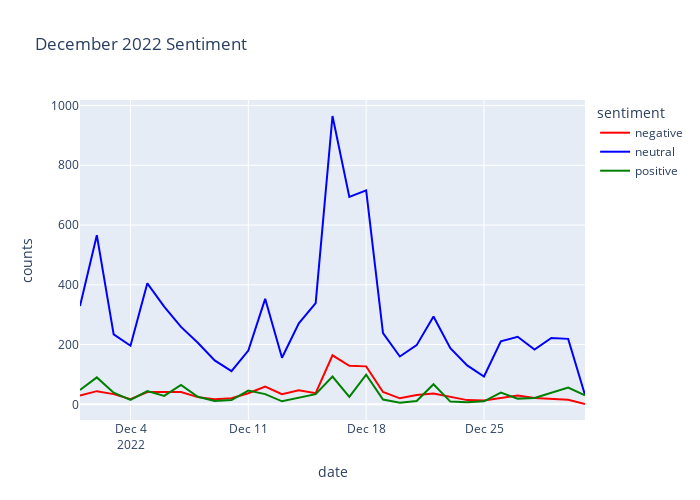

Notebook code cell kept with this figure:
### Code cell
#time series of sentiment

df_sentiment = df.groupby(['date','sentiment']).size().reset_index(name='counts')

#time series of sentiment
fig = px.line(df_sentiment, x="date", y="counts", color='sentiment', title='December 2022 Sentiment', width=700, height=500, color_discrete_map={'negative': 'red', 'positive': 'green', 'neutral': 'blue'})

fig.show()

### Figure 1 — Plotly figure (JSON) as saved in the notebook; plotly's stock layout.template omitted (floating-point values rounded to 4 significant figures)
{"data": [{"hovertemplate": "sentiment=negative<br>date=%{x}<br>counts=%{y}<extra></extra>", "legendgroup": "negative", "line": {"color": "red", "dash": "solid"}, "marker": {"symbol": "circle"}, "mode": "lines", "name": "negative", "orientation": "v", "showlegend": true, "type": "scatter", "x": ["2022-12-01T00:00:00", "2022-12-02T00:00:00", "2022-12-03T00:00:00", "2022-12-04T00:00:00", "2022-12-05T00:00:00", "2022-12-06T00:00:00", "2022-12-07T00:00:00", "2022-12-08T00:00:00", "2022-12-09T00:00:00", "2022-12-10T00:00:00", "2022-12-11T00:00:00", "2022-12-12T00:00:00", "2022-12-13T00:00:00", "2022-12-14T00:00:00", "2022-12-15T00:00:00", "2022-12-16T00:00:00", "2022-12-17T00:00:00", "2022-12-18T00:00:00", "2022-12-19T00:00:00", "2022-12-20T00:00:00", "2022-12-21T00:00:00", "2022-12-22T00:00:00", "2022-12-23T00:00:00", "2022-12-24T00:00:00", "2022-12-25T00:00:00", "2022-12-26T00:00:00", "2022-12-27T00:00:00", "2022-12-28T00:00:00", "2022-12-29T00:00:00", "2022-12-30T00:00:00", "2022-12-31T00:00:00"], "xaxis": "x", "y": [29, 44, 34, 17, 41, 42, 41, 24, 17, 20, 37, 59, 34, 47, 37, 164, 129, 127, 41, 20, 31, 36, 24, 14, 13, 22, 29, 21, 19, 15, 1], "yaxis": "y"}, {"hovertemplate": "sentiment=neutral<br>date=%{x}<br>counts=%{y}<extra></extra>", "legendgroup": "neutral", "line": {"color": "blue", "dash": "solid"}, "marker": {"symbol": "circle"}, "mode": "lines", "name": "neutral", "orientation": "v", "showlegend": true, "type": "scatter", "x": ["2022-12-01T00:00:00", "2022-12-02T00:00:00", "2022-12-03T00:00:00", "2022-12-04T00:00:00", "2022-12-05T00:00:00", "2022-12-06T00:00:00", "2022-12-07T00:00:00", "2022-12-08T00:00:00", "2022-12-09T00:00:00", "2022-12-10T00:00:00", "2022-12-11T00:00:00", "2022-12-12T00:00:00", "2022-12-13T00:00:00", "2022-12-14T00:00:00", "2022-12-15T00:00:00", "2022-12-16T00:00:00", "2022-12-17T00:00:00", "2022-12-18T00:00:00", "2022-12-19T00:00:00", "2022-12-20T00:00:00", "2022-12-21T00:00:00", "2022-12-22T00:00:00", "2022-12-23T00:00:00", "2022-12-24T00:00:00", "2022-12-25T00:00:00", "2022-12-26T00:00:00", "2022-12-27T00:00:00", "2022-12-28T00:00:00", "2022-12-29T00:00:00", "2022-12-30T00:00:00", "2022-12-31T00:00:00"], "xaxis": "x", "y": [329, 566, 234, 196, 405, 327, 259, 206, 147, 111, 180, 353, 156, 271, 339, 965, 694, 716, 238, 160, 198, 294, 188, 130, 93, 211, 226, 183, 222, 219, 31], "yaxis": "y"}, {"hovertemplate": "sentiment=positive<br>date=%{x}<br>counts=%{y}<extra></extra>", "legendgroup": "positive", "line": {"color": "green", "dash": "solid"}, "marker": {"symbol": "circle"}, "mode": "lines", "name": "positive", "orientation": "v", "showlegend": true, "type": "scatter", "x": ["2022-12-01T00:00:00", "2022-12-02T00:00:00", "2022-12-03T00:00:00", "2022-12-04T00:00:00", "2022-12-05T00:00:00", "2022-12-06T00:00:00", "2022-12-07T00:00:00", "2022-12-08T00:00:00", "2022-12-09T00:00:00", "2022-12-10T00:00:00", "2022-12-11T00:00:00", "2022-12-12T00:00:00", "2022-12-13T00:00:00", "2022-12-14T00:00:00", "2022-12-15T00:00:00", "2022-12-16T00:00:00", "2022-12-17T00:00:00", "2022-12-18T00:00:00", "2022-12-19T00:00:00", "2022-12-20T00:00:00", "2022-12-21T00:00:00", "2022-12-22T00:00:00", "2022-12-23T00:00:00", "2022-12-24T00:00:00", "2022-12-25T00:00:00", "2022-12-26T00:00:00", "2022-12-27T00:00:00", "2022-12-28T00:00:00", "2022-12-29T00:00:00", "2022-12-30T00:00:00", "2022-12-31T00:00:00"], "xaxis": "x", "y": [48, 90, 39, 15, 44, 28, 65, 25, 11, 14, 46, 34, 10, 21, 34, 93, 25, 99, 16, 5, 11, 67, 9, 7, 10, 39, 19, 21, 39, 56, 30], "yaxis": "y"}], "layout": {"height": 500, "legend": {"title": {"text": "sentiment"}, "tracegroupgap": 0}, "title": {"text": "December 2022 Sentiment"}, "width": 700, "xaxis": {"anchor": "y", "domain": [0, 1], "title": {"text": "date"}}, "yaxis": {"anchor": "x", "domain": [0, 1], "title": {"text": "counts"}}}}
